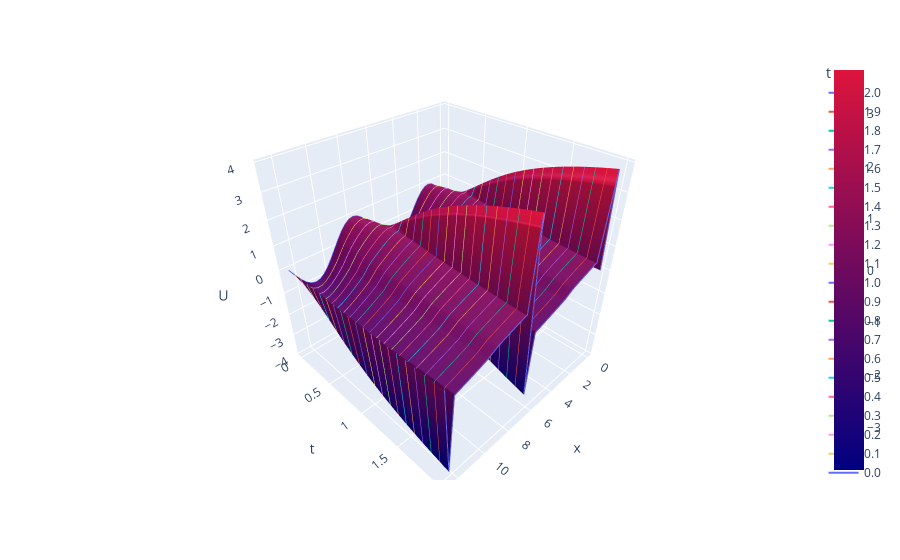

This figure's notebook cell:
### Code cell
fig = px.line_3d(a, x = "x", y = "t", z = "U", color = 't')

fig.add_trace(go.Surface(z = results_G1, x = x_range, y = t_range[::-1]))

fig.update_traces(colorscale = [[0, 'navy'] , [1, 'crimson']], selector = dict(type = 'surface'))

fig.show()
